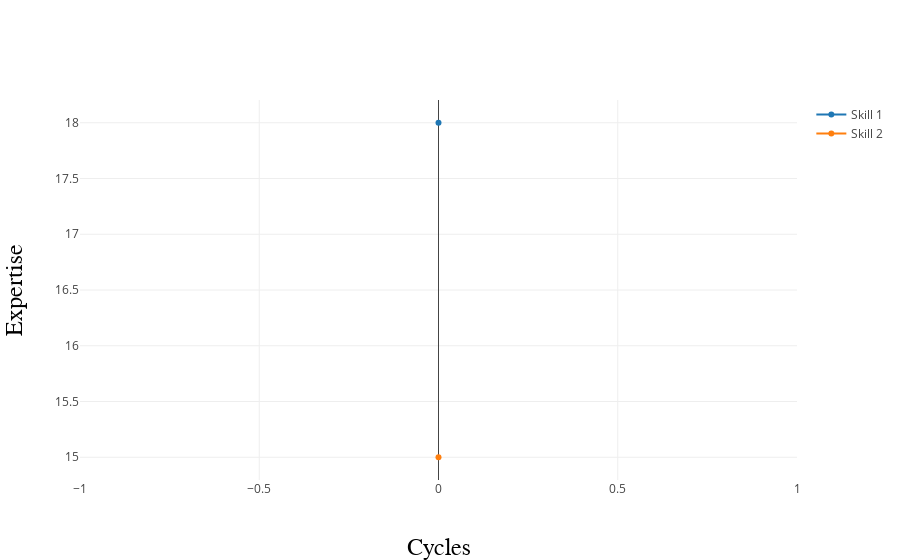

The cell this chart's notebook holds for it:
### Code cell
my_workplace.plot_skills(my_workplace.agents[0])

### Figure 1 — Plotly figure (JSON) as saved in the notebook; plotly's stock layout.template omitted (floating-point values rounded to 4 significant figures)
{"data": [{"mode": "lines+markers", "name": "Skill 1", "type": "scatter", "uid": "abb12f1b-ff3e-4d73-b3e2-6459aa741f99", "x": [0], "y": [18]}, {"mode": "lines+markers", "name": "Skill 2", "type": "scatter", "uid": "12e1e27f-ebb5-498a-9e9f-9ea95647ab3d", "x": [0], "y": [15]}], "layout": {"xaxis": {"title": "Cycles", "titlefont": {"color": "black", "family": "Arial, sans-serif", "size": 24}}, "yaxis": {"title": "Expertise", "titlefont": {"color": "black", "family": "Arial, sans-serif", "size": 24}}}}
